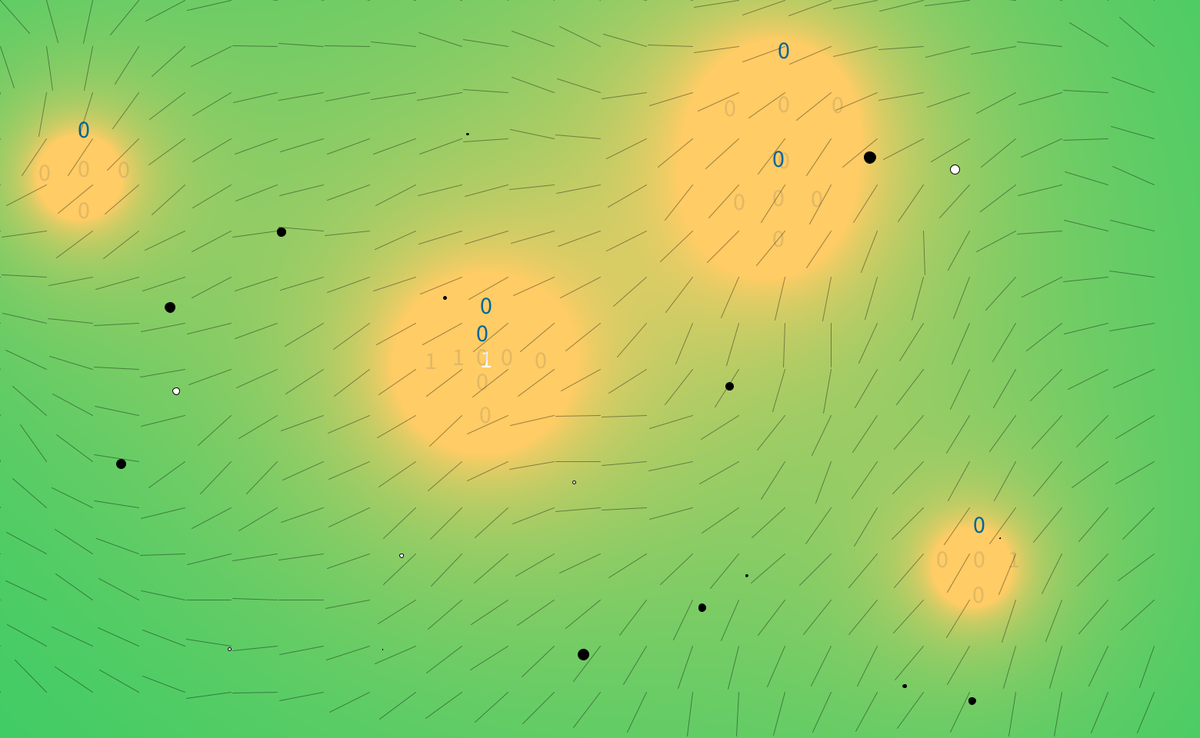
Frame 1 (no input)
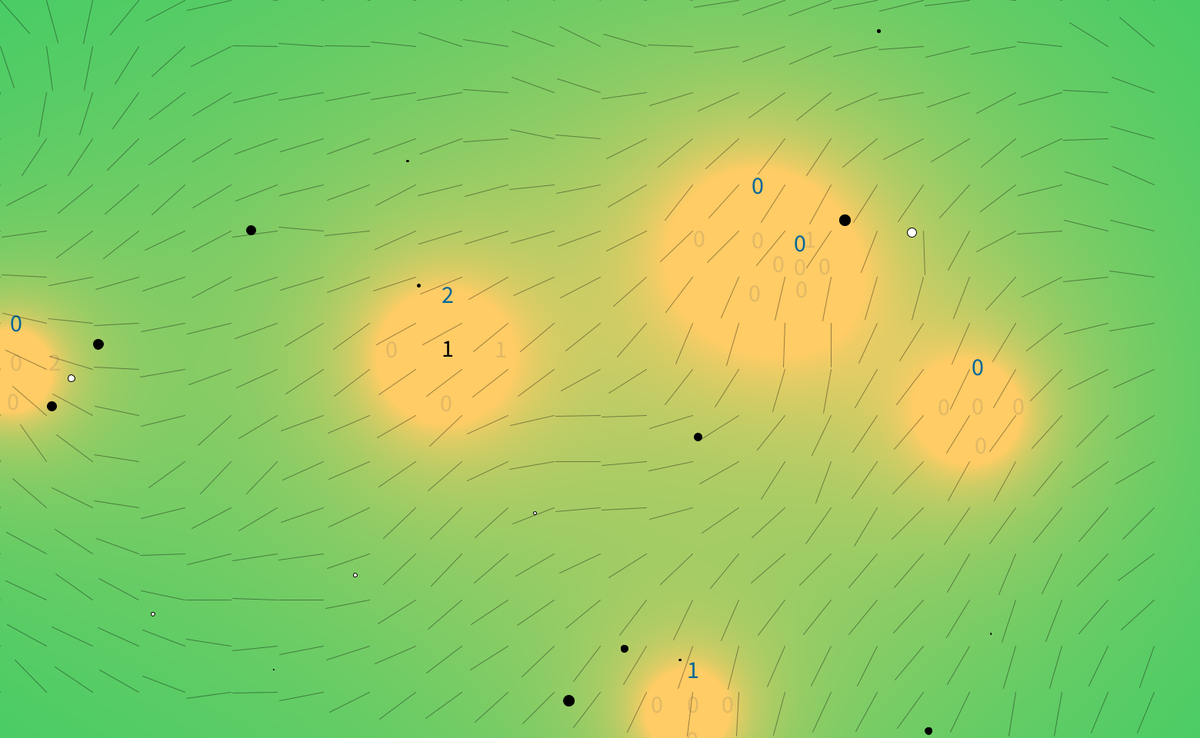
Frame 60 (the mouse pressed at the canvas centre just before this capture)
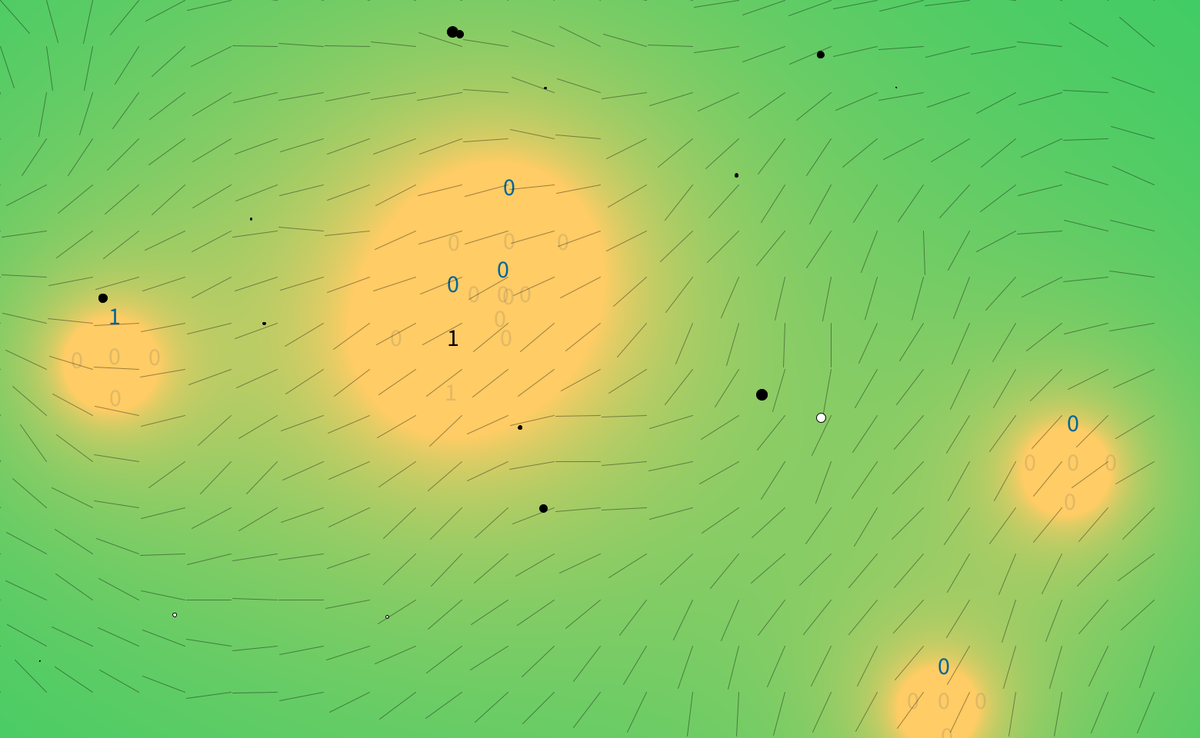
Frame 120 (the mouse held since frame 60 and released just before this capture)

The Processing sketch that drew these frames (run headless with seeded random() and noise(); from frame 60 on, the mouse is pressed at the canvas centre):

// Processing sketch: sketch_4_25_2_functional_RadarVersion
// ── sketch_4_25_2_functional_RadarVersion.pde
World world;
ArrayList<SpeciesA> attractors;

SettlementGroup[] settlementGroups = new SettlementGroup[6];

int skip;//smartGrid


//int lowestRadarScoreIndex;

//The force between the existing location of the settlement and the location of one lowestScoreRadar
PVector acceleration;


void setup() {
  size(1560, 960);
  world = new World(20, 20, 0.01, 0.3);
  attractors = world.speciesAs;
  smooth();
  for (int i = 0; i < settlementGroups.length; i++) {
    settlementGroups[i] = new SettlementGroup(random(width), random(height));
  }
  acceleration = new PVector(0,0);
}

void draw() {
  background(51);
  

  loadPixels();
  for (int x = 0; x < width; x++) {
    for (int y = 0; y < height; y++) {
      int index = x + y * width;
      float sum = 0;
      for (SettlementGroup s : settlementGroups) {
        float d = dist(x, y, s.pos.x, s.pos.y);
        sum += 10 * s.r / d;
      }
      
      pixels[index] = color(sum, 204, 101);
    }
  }

  updatePixels();
  
 
  
  
  
  //calculateOverlap();
  //this is a array of the counter of passing animals for each settlement
  int[] counter = new int[settlementGroups.length];
  //for (SettlementGroup s : settlementGroups) {
    //s.update();
    //b.show();
    
  for (int i = 0; i < settlementGroups.length; i++) {
    
      
      //settlementGroups[i].applyForce(f);
    counter[i] = 0;
      //calculate the wildlife number passing through the settlement
    for (int j = 0; j < attractors.size(); j++) {
      
      float dd = dist(attractors.get(j).position.x, attractors.get(j).position.y, settlementGroups[i].pos.x, settlementGroups[i].pos.y);
      if (dd < settlementGroups[i].r/20) {
        counter[i]++;
      }
    }
    textSize(32);
    text(counter[i], settlementGroups[i].pos.x, settlementGroups[i].pos.y); 
    fill(0, 102, 153);


      int centerScore = counter[i];
      //println(lowestScore);
      //float xLowest = settlementGroups[i].pos.x;
      //float yLowest = settlementGroups[i].pos.y;
      //PVector lowestScorePosition = new PVector(xLowest, yLowest);
      //float xLowestRadar = 0;  //just for initialization // it's okay that it's just = 0
      //float yLowestRadar = 0;
      //PVector lowestScoreRadarPosition = new PVector(xLowestRadar, yLowestRadar);
      //lowestRadarScore = attractors.size();
      
      //calculate the wildlife number passing through the peripheral sensors
      

      for (int j = 0; j < settlementGroups[i].radarNum; j++) {
        float xNew = 0;
        float yNew = 0;
        PVector force0 = new PVector(0,0);
        PVector force1 = new PVector(0,0);
        PVector force2 = new PVector(0,0);
        PVector force3 = new PVector(0,0);
        if (j == 0) {
                      xNew = settlementGroups[i].pos.x; 
                      yNew = settlementGroups[i].pos.y - settlementGroups[i].r/20;
                      //force0 = new PVector(xNew - settlementGroups[i].pos.x, yNew - settlementGroups[i].pos.y);
                      force0 = new PVector(settlementGroups[i].pos.x - xNew, settlementGroups[i].pos.y - yNew);
                      force0.setMag(abs(counter[i] - settlementGroups[i].radarCounter[j]));
                      //println(force0);
                    }
        if (j == 1) {
                      xNew = settlementGroups[i].pos.x + settlementGroups[i].r/20; 
                      yNew = settlementGroups[i].pos.y;
                      //force1 = new PVector(xNew - settlementGroups[i].pos.x, yNew - settlementGroups[i].pos.y);
                      force1 = new PVector(settlementGroups[i].pos.x - xNew, settlementGroups[i].pos.y - yNew);
                      force1.setMag(abs(counter[i] - settlementGroups[i].radarCounter[j]));
                      println(force1);
                    }
        if (j == 2) {
                      xNew = settlementGroups[i].pos.x; 
                      yNew = settlementGroups[i].pos.y + settlementGroups[i].r/20;
                      //force2 = new PVector(xNew - settlementGroups[i].pos.x, yNew - settlementGroups[i].pos.y);
                      force2 = new PVector(settlementGroups[i].pos.x - xNew, settlementGroups[i].pos.y - yNew);
                      force2.setMag(abs(counter[i] - settlementGroups[i].radarCounter[j]));
                      //println(force2);
                    }
        if (j == 3) {
                      xNew = settlementGroups[i].pos.x - settlementGroups[i].r/20; 
                      yNew = settlementGroups[i].pos.y;
                      //force3 = new PVector(xNew - settlementGroups[i].pos.x, yNew - settlementGroups[i].pos.y);
                      force3 = new PVector(settlementGroups[i].pos.x - xNew, settlementGroups[i].pos.y - yNew);
                      force3.setMag(abs(counter[i] - settlementGroups[i].radarCounter[j]));
                      //println(force3);
                    }
                    
        textSize(32);
        text(settlementGroups[i].radarCounter[j], xNew, yNew); 
        fill(0, 102, 153);
        
        acceleration = force0.add(force2).add(force1).add(force3);
        settlementGroups[i].applyForce(acceleration);
        settlementGroups[i].update();
        //acceleration = force0.add(force1).add(force2).add(force3);
        //println(acceleration);
        
        /*
      
        if(settlementGroups[i].radarCounter[j] < lowestRadarScore) {
          lowestRadarScore = settlementGroups[i].radarCounter[j];
          lowestRadarScoreIndex = j;
          
          xLowestRadar = xNew;
          yLowestRadar = yNew;
          //if (j == 0) {xLowestRadar = settlementGroups[i].pos.x; yLowestRadar = settlementGroups[i].pos.y - settlementGroups[i].r/20;}
          //if (j == 1) {xLowestRadar = settlementGroups[i].pos.x + settlementGroups[i].r/20; yLowestRadar = settlementGroups[i].pos.y;}
          //if (j == 2) {xLowestRadar = settlementGroups[i].pos.x; yLowestRadar = settlementGroups[i].pos.y + settlementGroups[i].r/20;}
          //if (j == 3) {xLowestRadar = settlementGroups[i].pos.x - settlementGroups[i].r/20; yLowestRadar = settlementGroups[i].pos.y;}
           
          //println(lowestRadarScoreIndex);
        } 
        */
      }

      /*
      //calculate the acceleration by using the lowestRadarScore
      if(settlementGroups[i].lowestRadarScore < centerScore) {
        acceleration = settlementGroups[i].lowestScoreRadarPosition.sub(settlementGroups[i].pos);
        acceleration = acceleration.mult(20);
        //acceleration = settlementGroups[i].pos.sub(lowestScoreRadarPosition);
        //println(acceleration.x, "  ", acceleration.y);
      } 
      */

/*      
      else {
        acceleration = settlementGroups[i].pos.sub(settlementGroups[i].pos);
      }
*/      
      //calculate the acceleration between the settlement center and the sensors with lowest score.
      
      //println(acceleration.x, "  ", acceleration.y);
      //println(acceleration.y);
      
    //println(lowestRadarScore);
    }
    

  
  world.run();
  //world.reproduction();
  //repulsion();
  world.magFieldDisplay();  
}

void calculateOverlap() {
  int[] counter = new int[settlementGroups.length];
  for (int j = 0; j < settlementGroups.length; j++) {
    counter[j] = 0;
    
    for (int i = 0; i < attractors.size(); i++) {
      
      float dd = dist(attractors.get(i).position.x, attractors.get(i).position.y, settlementGroups[j].pos.x, settlementGroups[j].pos.y);
      if (dd < settlementGroups[j].r/20) {
        counter[j]++;
      }
    }
    textSize(32);
    text(counter[j], settlementGroups[j].pos.x, settlementGroups[j].pos.y); 
    fill(0, 102, 153);
    
    int lowestScore = counter[j];
    //println(lowestScore);
    float xLowest = settlementGroups[j].pos.x;
    float yLowest = settlementGroups[j].pos.y;
    PVector lowestScorePosition = new PVector(xLowest, yLowest);
    //println(lowestRadarScore);
    //println(settlementGroups[j].lowestRadarScore);
    /*
    if(lowestScore > settlementGroups[j].lowestRadarScore) {
      lowestScore = settlementGroups[j].lowestRadarScore;
      if (settlementGroups[j].lowestRadarScoreIndex == 0) {xLowest = settlementGroups[j].pos.x; yLowest = settlementGroups[j].pos.y - settlementGroups[j].r/20;}
      if (settlementGroups[j].lowestRadarScoreIndex == 1) {xLowest = settlementGroups[j].pos.x+settlementGroups[j].r/20; yLowest = settlementGroups[j].pos.y;}
      if (settlementGroups[j].lowestRadarScoreIndex == 2) {xLowest = settlementGroups[j].pos.x; yLowest = settlementGroups[j].pos.y + settlementGroups[j].r/20;}
      if (settlementGroups[j].lowestRadarScoreIndex == 3) {xLowest = settlementGroups[j].pos.x - settlementGroups[j].r/20; yLowest = settlementGroups[j].pos.y;}
    }
    PVector acceleration = settlementGroups[j].pos.sub(lowestScorePosition);
    */
  }
  //println("counter[0]",counter[0], "  ", "counter[1]",counter[1], "  ", "counter[2]",counter[2], "  ", "counter[3]",counter[3], "  ", "counter[4]",counter[4], "  ","counter[5]",counter[5]);
}

void keyPressed() {
  world.invisibleField();
  world.newField();
}

void mousePressed() {
  world.born(mouseX, mouseY);
}

void mouseDragged() {
  world.born(mouseX, mouseY);
}

void counterLabel(){
}

/*
void calculateSettlementPosition() {
  loadPixels();
  for (int x = 0; x < width; x++) {
    for (int y = 0; y < height; y++) {
      int index = x + y * width;
      float sum = 0;
      for (Blob b : blobs) {
        float d = dist(x, y, b.pos.x, b.pos.y);
        sum += 10 * b.r / d;
      }
      pixels[index] = color(sum, 204, 101);
    }
  }

  updatePixels();
}



void repulsion() {
  for (int i = 0; i < attractors.size(); i++) {
    stroke(0, 255, 0);
    point(attractors.get(i).position.x, attractors.get(i).position.y);
  }
  for (int i = 0; i < blobs.length; i++) {
    Blob blob = blobs[i]; //if the population increase, the bolb(settlement)should be arraylist rather than array
    for (int j = 0; j < attractors.size(); j++) {
      blob.replusion(attractors.get(j).position);
    }
    blob.update();
    //blob.show();
  }
}

*/

// ── DNA_Settle.pde
class DNA_S {
  float[] genes;
  float fitness;
  
  //Constructor-makes a random DNA
  DNA_S() {
    //DNA determines that size and speed of this species
    //DNA is random floating point values between 0 and 1
    genes = new float[3];
    for (int i = 0; i < genes.length; i++) {
      genes[i] = random(0,1);
    }
  }
  
  DNA_S(float[] newgenes) {
    genes = newgenes;
  }
  
 

  
  DNA_S crossover(DNA_S partner) {
    float[] child = new float[genes.length];
    // Pick a midpoint
    int crossover = int(random(genes.length));
    // Take "half" from one and "half" from the other
    for (int i = 0; i < genes.length; i++) {
      if (i > crossover) child[i] = genes[i];
      else               child[i] = partner.genes[i];
    }    
    DNA_S newgenes = new DNA_S(child);
    return newgenes;
  }
  
  void mutate(float m) {
    for (int i = 0; i < genes.length; i++) {
      if (random(1) < m) {
        genes[i] = random(0,1);
      }
    }
  }
}

// ── DNA_Species_1.pde
class DNA_A {
  
  //the genetic sequence
  //this animal has 5 genes: size, velocity, age, gengern, erengy
  float[] genes;
  
  //Constructor-makes a random DNA
  DNA_A() {
    //DNA determines that size and speed of this species
    //DNA is random floating point values between 0 and 1
    genes = new float[4];
    for (int i = 0; i < genes.length; i++) {
      genes[i] = random(0,1);
      /*genes[0] = random(0,1);  // genes for maxSize
      genes[1] = random(0,1);  // genes for speed
      genes[2] = random(5,6);  // genes for age
      genes[3] = (int) random(2);  //genes for gender
      */
     
    }
  }
  
  DNA_A(float[] newgenes) {
    genes = newgenes;
  }
  
  DNA_A crossover(DNA_A partner) {
    // A new child
    DNA_A child = new DNA_A();
    int dividePoint = int(random(genes.length)); // pick a midpoint from the gene chain
    
    //Half from one parent, half from the other parent
    for (int i = 0; i < genes.length; i++) {
      if (i > dividePoint) {child.genes[i] = genes[i];}
      else {child.genes[i] = partner.genes[i];}
    }
    return child;
  }
  
  /* This is for asexual reproduction
    //this 
    DNA copy() {
    float[] newgenes = new float[genes.length];
    for (int i = 0; i < newgenes.length; i++) {
      newgenes[i] = genes [i];
    }
    return new DNA(newgenes);
  }*/
  
  //based on a mutation probability, picks a new random spot in gene array
  void mutate(float mutationRate) {
    for (int i = 0; i < genes.length; i++) {
      if (random(1) < mutationRate) {
        genes[0] = random(0,1);  // genes for size
        genes[1] = random(0,1);  // genes for speed
        genes[2] = random(5,6);  // genes for age
        genes[3] = int(random(2));  //genes for gender
      }
    }
  }
}

// ── FlowField.pde
class FlowField {

  // A flow field is a two dimensional array of PVectors
  PVector[][] field;
  int cols, rows; // Columns and Rows
  int resolution; // How large is each "cell" of the flow field

  FlowField(int r) {
    resolution = r;
    // Determine the number of columns and rows based on sketch's width and height
    cols = width/resolution;
    rows = height/resolution;
    field = new PVector[cols][rows];
    init();
  }

  void init() {
    // Reseed noise so we get a new flow field every time
    noiseSeed((int)random(10000));
    float xoff = 0;
    for (int i = 0; i < cols; i++) {
      float yoff = 0;
      for (int j = 0; j < rows; j++) {
        float theta = map(noise(xoff,yoff),0,1,0,TWO_PI);
        // Polar to cartesian coordinate transformation to get x and y components of the vector
        field[i][j] = new PVector(cos(theta),sin(theta));
        yoff += 0.1;
      }
      xoff += 0.1;
    }
  }

  // Draw every vector
  void display() {
    for (int i = 0; i < cols; i++) {
      for (int j = 0; j < rows; j++) {
        drawVector(field[i][j],i*resolution,j*resolution,resolution-2);
      }
    }

  }

  // Renders a vector object 'v' as an arrow and a position 'x,y'
  void drawVector(PVector v, float x, float y, float scayl) {
    pushMatrix();
    float arrowsize = 4;
    // Translate to position to render vector
    translate(x,y);
    stroke(0,100);
    // Call vector heading function to get direction (note that pointing to the right is a heading of 0) and rotate
    rotate(v.heading2D());
    // Calculate length of vector & scale it to be bigger or smaller if necessary
    float len = v.mag()*scayl;
    // Draw three lines to make an arrow (draw pointing up since we've rotate to the proper direction)
    line(0,0,len,0);
    //line(len,0,len-arrowsize,+arrowsize/2);
    //line(len,0,len-arrowsize,-arrowsize/2);
    popMatrix();
  }

  PVector lookup(PVector lookup) {
    int column = int(constrain(lookup.x/resolution,0,cols-1));
    int row = int(constrain(lookup.y/resolution,0,rows-1));
    return field[column][row].get();
  }


}

// ── PopulationSettle.pde
//This class is the population of each settlementGroup

class Population {
  float mutationRate;           // Mutation rate
  ArrayList<Settlement> matingPool;    // ArrayList which we will use for our "mating pool"
  int generations;              // Number of generations
  boolean finished;             // Are we finished evolving?
  int perfectCounter;
  ArrayList<Settlement> settlements;
  float scope = 30;
  float rScope = 20;
  
  Population(float m, int num) {
    mutationRate = m;
    for (int i = 0; i < 6; i++) {
      for (int j = 0; j < num; j++) {
        DNA_S dna_S = new DNA_S();
        settlements.add(new Settlement(3, scope, rScope, dna_S));
      }
    }
    
    calcFitness();
    matingPool = new ArrayList<Settlement>();
    finished = false;
    generations = 0;
    
    perfectCounter = 0;
  }
  
  void calcFitness(){
    for (int i = 0; i < settlements.size(); i++) {
      settlements.get(i).fitness();
    }
  }
  
  void generateMatingPool(){
    matingPool.clear();
    float maxFitness = 0;
    for (int i = 0; i < settlements.size(); i++){
      if (settlements.get(i).fitness > maxFitness) {
        maxFitness = settlements.get(i).fitness;
      }
    }
    // Based on fitness, each member will get added to the mating pool a certain number of times
    // a higher fitness = more entries to mating pool = more likely to be picked as a parent
    // a lower fitness = fewer entries to mating pool = less likely to be picked as a parent
    for (int i = 0; i < settlements.size(); i++) {
      
      float fitness = map(settlements.get(i).fitness,0,maxFitness,0,1);
      int n = int(fitness * 100);  // Arbitrary multiplier, we can also use monte carlo method
      for (int j = 0; j < n; j++) {              // and pick two random numbers
        matingPool.add(settlements.get(i));
      }
    }
  }
  
  // Create a new generation
  void generate() {
    // Refill the population with children from the mating pool
    for (int i = 0; i < settlements.size(); i++) {
      int a = int(random(matingPool.size()));
      int b = int(random(matingPool.size()));
      DNA_S partnerA = matingPool.get(a).dna_S;
      DNA_S partnerB = matingPool.get(b).dna_S;
      DNA_S child = partnerA.crossover(partnerB);
      child.mutate(mutationRate);
      settlements.get(i).dna_S = child;
    }
    generations++;
  }
  
  // Compute the current "most fit" member of the population
  Settlement getBest() {
    float worldrecord = 0.0;
    int index = 0;
    for (int i = 0; i < settlements.size(); i++) {
      if (settlements.get(i).fitness > worldrecord) {
        index = i;
        worldrecord = settlements.get(i).fitness;
      }
    }
    
    if (worldrecord == perfectCounter) finished = true;
    return settlements.get(index);
  }

  boolean finished() {
    return finished;
  }

  int getGenerations() {
    return generations;
  }
}

// ── Settlement.pde
class Settlement{
  PVector pos;
  PVector prev;
  float r;
  PVector vel;
  PVector acc;
  
  float xCore;
  float yCore;
  float rCore;
  float scope;
  float rScope;
  
  int counter;
  float fitness;
  
  DNA_S dna_S;

  Settlement(int i, float scope, float rScope, DNA_S dna_s) {
    xCore = settlementGroups[i].pos.x;
    yCore = settlementGroups[i].pos.y;
    rCore = settlementGroups[i].r;
    
    dna_S = dna_s;
    pos.x = map(dna_S.genes[0], 0, 1, xCore-scope, xCore+scope);
    pos.y = map(dna_S.genes[1], 0, 1, yCore-scope, yCore-scope);
    r = map(dna_S.genes[2], 0, 1, rCore-rScope, rCore+rScope);
    pos = new PVector(pos.x, pos.y);
    //prev = new PVector(x, y);
    vel = settlementGroups[i].vel;
    //vel.mult(random(2, 5));   
    //acc = new PVector();  
    fitness = fitness();
  }

   float fitness(){

      counter = 0;
    
      for (int i = 0; i < attractors.size(); i++) {
      
        float dd = dist(attractors.get(i).position.x, attractors.get(i).position.y, pos.x, pos.y);
        if (dd < r/10) {
          counter++;
        }
      }
      fitness = 1 - (float)counter / (float)attractors.size();
      //textSize(32);
      //text(counter, pos.x, pos.y); 
      //fill(0, 102, 153);
      return fitness;
   }
}

// ── Species_1_Predator.pde
class SpeciesA {
  PVector position;
  PVector velocity;
  PVector acceleration;
  DNA_A dna_A;
  
  float energy;
  //float lifespan;
  float xoff;
  float yoff;
  
  // DNA will determine size, maxspeed, age, and genger
  float r;
  float maxSpeed;
  float maxAge;
  float birthday;
  float currentTime;
  float currentAge;
  float gender; //0.0 or 1.0
  
  float maxForce;
  
  
  

  //create a wildlife species
  SpeciesA(PVector l, DNA_A dna_a) {
    //acceleration = new PVector(random(-0.05, 0.05), random (-0.05, 0.05));
    //velocity = new PVector(random(-1, 1), random(-2, 2));
    position = l.copy();
    velocity = new PVector(random(-1,1),random(-1,1));
    acceleration = new PVector(0,0);
    maxForce = 0.05;
    energy = 255.0;
    xoff = random(1000);
    yoff = random(1000);
    dna_A = dna_a;
    r = map(dna_A.genes[0], 0, 1, 0, 15);
    maxSpeed = map(dna_A.genes[1], 0, 1, 3, 15);
    gender = map(dna_A.genes[3], 0, 1, 0, 2);
    maxAge = map(dna_A.genes[2], 0, 1, 60000, 72000);
    birthday = millis();
  }
  
  void run() {
    update();
    display();
    wrapper();
  }
  
  void flockRun(ArrayList<SpeciesA> speciesAs) {
    flock(speciesAs);
    update();
    display();
    wrapper();
  }
  
  void applyForce(PVector force) {
    // We could add mass here if we want A = F / M
    acceleration.add(force);
  }
  
  void follow(FlowField flow) {
    // What is the vector at that spot in the flow field?
    PVector desired = flow.lookup(position);
    // Scale it up by maxspeed
    desired.mult(maxSpeed);
    // Steering is desired minus velocity
    PVector steer = PVector.sub(desired, velocity);
    steer.limit(maxForce);  // Limit to maximum steering force
    applyForce(steer);
  }
  
  void eat(SpeciesB b) {
    ArrayList<PVector> speciesBs = b.getSpeciesB();
    //Are the wildlife touching any food objects?
    for (int i = speciesBs.size() - 1; i >= 0; i--) {
      PVector speciesB_Postion = speciesBs.get(i);
      float d = PVector.dist(position, speciesB_Postion);
      if (d < r/2) {
        energy += 50;
        speciesBs.remove(i);
      }
    }
  }
  
  //create a new generation
  
  
  void aging() {
    currentTime = millis();
    currentAge = currentTime - birthday;
  }
  

  
  /*
  //perlin noise movement
  void update() {
    //simple movement based on perlin noise
    float vx = map(noise(xoff),0,1,-maxSpeed,maxSpeed);
    float vy = map(noise(yoff),0,1,-maxSpeed,maxSpeed);
    PVector velocity = new PVector(vx, vy);
    xoff += 0.01;
    yoff += 0.01;
    
    position.add(velocity);
    //velocity.add(acceleration);
    //position.add(velocity);
    
    //0.2 is daily energy consumption
    energy -= 0.2;
  }
  */
  
  // Method to update position
  void update() {
    // Update velocity
    velocity.add(acceleration);
    // Limit speed
    velocity.limit(maxSpeed);
    position.add(velocity);
    // Reset accelertion to 0 each cycle
    acceleration.mult(0);
    //0.2 is the energy consumption for each frame
    //energy -= 0.2;
  }
  
  void wrapper() {
    if (position.x < -30*r)  position.x = width+r;
    if (position.y < -r)  position.y = height + r;
    if (position.x > width + r)  position.x = -r;
    if (position.y > height + r) position.y = -r;
  }

  
  /*
  void wrapper() {
    if (position.x < -width/2)  position.x = width+width/2;
    if (position.y < -height/2)  position.y = height + height/2;
    if (position.x > width + width/2)  position.x = -width/2;
    if (position.y > height + height/2) position.y = -height/2;
  }
  */
  void display() {
    ellipseMode(CENTER);
    stroke(0, energy);
    if(gender < 0.5) {
      fill(255, energy);
    } else {
      fill(0, energy);
    }
    
    ellipse(position.x, position.y, r, r);
  }
  
  boolean isDead() {
    if (energy < 0.0) {
      return true; //die of hunger
    } else if (currentAge >= maxAge){
      return true; //die of aging
    } else {
      return false;
    }
  }
  

  // We accumulate a new acceleration each time based on three rules
  void flock(ArrayList<SpeciesA> speciesAs) {
    PVector sep = separate(speciesAs);   // Separation
    PVector ali = align(speciesAs);      // Alignment
    PVector coh = cohesion(speciesAs);   // Cohesion
    // Arbitrarily weight these forces
    sep.mult(1.5);
    ali.mult(1.0);
    coh.mult(1.0);
    // Add the force vectors to acceleration
    applyForce(sep);
    applyForce(ali);
    applyForce(coh);
  }

  

  // A method that calculates and applies a steering force towards a target
  // STEER = DESIRED MINUS VELOCITY
  PVector seek(PVector target) {
    PVector desired = PVector.sub(target,position);  // A vector pointing from the position to the target
    // Normalize desired and scale to maximum speed
    desired.normalize();
    desired.mult(maxSpeed);
    // Steering = Desired minus Velocity
    PVector steer = PVector.sub(desired,velocity);
    steer.limit(maxForce);  // Limit to maximum steering force
    return steer;
  }
  
  // Separation
  // Method checks for nearby boids and steers away
  PVector separate (ArrayList<SpeciesA> speciesAs) {
    float desiredseparation = 25.0f;
    PVector steer = new PVector(0,0,0);
    int count = 0;
    // For every boid in the system, check if it's too close
    for (SpeciesA other : speciesAs) {
      float d = PVector.dist(position,other.position);
      // If the distance is greater than 0 and less than an arbitrary amount (0 when you are yourself)
      if ((d > 0) && (d < desiredseparation)) {
        // Calculate vector pointing away from neighbor
        PVector diff = PVector.sub(position,other.position);
        diff.normalize();
        diff.div(d);        // Weight by distance
        steer.add(diff);
        count++;            // Keep track of how many
      }
    }
    // Average -- divide by how many
    if (count > 0) {
      steer.div((float)count);
    }

    // As long as the vector is greater than 0
    if (steer.mag() > 0) {
      // Implement Reynolds: Steering = Desired - Velocity
      steer.normalize();
      steer.mult(maxSpeed);
      steer.sub(velocity);
      steer.limit(maxForce);
    }
    return steer;
  }

  // Alignment
  // For every nearby boid in the system, calculate the average velocity
  PVector align (ArrayList<SpeciesA> speciesAs) {
    float neighbordist = 50;
    PVector sum = new PVector(0,0);
    int count = 0;
    for (SpeciesA other : speciesAs) {
      float d = PVector.dist(position,other.position);
      if ((d > 0) && (d < neighbordist)) {
        sum.add(other.velocity);
        count++;
      }
    }
    if (count > 0) {
      sum.div((float)count);
      sum.normalize();
      sum.mult(maxSpeed);
      PVector steer = PVector.sub(sum,velocity);
      steer.limit(maxForce);
      return steer;
    } else {
      return new PVector(0,0);
    }
  }

  // Cohesion
  // For the average position (i.e. center) of all nearby boids, calculate steering vector towards that position
  PVector cohesion (ArrayList<SpeciesA> speciesAs) {
    float neighbordist = 50;
    PVector sum = new PVector(0,0);   // Start with empty vector to accumulate all positions
    int count = 0;
    for (SpeciesA other : speciesAs) {
      float d = PVector.dist(position,other.position);
      if ((d > 0) && (d < neighbordist)) {
        sum.add(other.position); // Add position
        count++;
      }
    }
    if (count > 0) {
      sum.div(count);
      return seek(sum);  // Steer towards the position
    } else {
      return new PVector(0,0);
    }
  }
  
  
}

// ── Species_B_Prey_Food.pde
class SpeciesB {
  
  ArrayList<PVector> speciesBs;
  
  SpeciesB(int num) {
    speciesBs = new ArrayList();
    for (int i = 0; i < num; i++) {
      speciesBs.add(new PVector(random(width),random(height)));
    }
  }
  
  //add some food at a position
  void add(PVector l) {
    speciesBs.add(l.copy());
  }
  
  //Display the food
  void run() {
    for (PVector b:speciesBs) {
      rectMode(CENTER);
      stroke(0);
      fill(175);
      rect(b.x, b.y, 8, 8);
    }
    
    //There's a small chance food will appear randomly
    if (random(1) < 0.01) {
      speciesBs.add(new PVector(random(width), random(height)));
    }
    
  }
  
  //return the list of food
  ArrayList getSpeciesB() {
    return speciesBs;
  }
}

// ── UrbanLand.pde
/*class Urban{

  Urban() {

    //int columns = (int)width/w;
    //int rows = (int)height/w;
    //columns = width/w;
    //rows = height/w;

    initStartPoint();
  }
  
  void initStartPoint() {
    int randomStartUrbanIndexX = int(random(columns));
    int randomStartUrbanIndexY = int(random(rows));
    board[randomStartUrbanIndexX][randomStartUrbanIndexY] = 1;
  }
  
  void generate() {
    
    int[][] next = new int[columns][rows];
    
    for (int x = 1; x < columns - 1; x++) {
      for (int y = 1; y < rows - 1; y++) {
        if (board[x][y] == 1) {
          board[x-1+int(random(3))][y-1+int(random(3))] = 1;
        }
        next[x][y] = board[x][y];
      }
    }
    //mousePressed();
   }
   
  
   
   //human intervention
   /*void mousePressed() {
        int Xcor = (int) mouseX/w;
        int Ycor = (int) mouseY/w;
        fill (255, 153, 255);
        rect(Xcor*w, Ycor*w, w, w);
        
}
  
  void display() {
      for (int i = 0; i < columns;i++) {
        for (int j = 0; j < rows; j++) {
          
          if (board[i][j] == 1) {
            fill(#ffe6ff);
            rect(i*w, j*w, w, w);
          }
        }
      }
  }

}
*/

// ── WORLD.pde
import java.util.ArrayList;

class World {
  
  float mutationRateA;
  float birthRateA;
  int initialSpeciesAsNum;
  int initialSpeciesBsNum;
  ArrayList<SpeciesA> speciesAs;
  
  SpeciesB speciesBs;
  
  DNA_A selfGene;
  DNA_A potentialPartnerGene;
  DNA_A childGene;
  PVector selfPosition;
  
  // Using this variable to decide whether to draw all the stuff
  boolean debug = true;

  // Flowfield object
  FlowField flowfield;
  
  
  World(int numA, int numB, float m, float b) {
    mutationRateA = m;
    birthRateA = b;
    initialSpeciesAsNum = numA;
    initialSpeciesBsNum = numB;
    speciesBs = new SpeciesB(numB);
    speciesAs = new ArrayList<SpeciesA>();
     
    for (int i = 0; i < numA; i++) {
      PVector l = new PVector(random(width),random(height));
      DNA_A dna_A = new DNA_A();
      speciesAs.add(new SpeciesA(l, dna_A));
    }
    
    flowfield = new FlowField(60);
    
  }
  
  // Make a new speciesA, probably by human intervention
  void born(float x, float y) {
    PVector l = new PVector(x, y);
    DNA_A dna_A = new DNA_A();
    speciesAs.add(new SpeciesA(l, dna_A));
  }
  
  /*
  //Try to use a concise way to write this loop
  SpeciesA reproduction(ArrayList<SpeciesA> speciesAs) {
    for (SpeciesA other : speciesAs) {
      
        float d = PVector.dist(speciesA.position, other.position);
        
        if (d < r && d != 0 && random(1) < birthRateA) {
          
          childGene.mutate(mutationRateA);
          
          if ((gender > 1 && other.gender <= 1) || (gender < 1 && other.gender >= 1)) {
            
            childGene = dna_A.crossover(other.dna_A);
            childGene.mutate(mutationRateA); 
            return new SpeciesA(selfPosition, childGene);
          } else {return null;}
        }
      }
          return null;
    }
  */

  SpeciesA reproduction() {
    for (int i = speciesAs.size() - 1; i >= 0; i--) {
      SpeciesA self = speciesAs.get(i);
      selfPosition = self.position;
      for (int j = speciesAs.size() - 1; j >= 0; j--) {
        SpeciesA potentialPartner = speciesAs.get(j);
        PVector potentialPartnerPosition = potentialPartner.position;
        float d = PVector.dist(selfPosition, potentialPartnerPosition);
        selfGene = self.dna_A;
        potentialPartnerGene = potentialPartner.dna_A;
        if (d < 2* self.r && d != 0 /*&& random(1) < birthRateA*/) {
          childGene = selfGene.crossover(potentialPartnerGene);
          childGene.mutate(mutationRateA);
          //(self.gender >= 0.5 && potentialPartner.gender < 0.5))
          //random(1) < birthRateA
          if ((self.gender > 1 && potentialPartner.gender <= 1) || (self.gender < 1 && potentialPartner.gender >= 1)) {
            
            childGene = selfGene.crossover(potentialPartnerGene);
            childGene.mutate(mutationRateA); 
            return new SpeciesA(selfPosition, childGene);
          } else {return null;}
        }
      }
    }
    return null;
  }
  
  void run() {
    //speciesBs.run();
    for (int i = speciesAs.size()-1; i >- 0; i--) {
      SpeciesA a = speciesAs.get(i);
      
      
      // Tell all the vehicles to follow the flow field
      a.follow(flowfield);
      a.run();

      //a.eat(speciesBs);
      if (a.isDead()) {
        speciesAs.remove(i);
        speciesBs.add(a.position);
      }
    }
  }
  
  void magFieldDisplay() {
    if (debug) flowfield.display();
  }
  void invisibleField(){
    if (key == ' ') {
    debug = !debug;
    }
  }
  
  void newField(){
    if (key == 'n') {
    flowfield.init();
    }  
  }

}

// ── settlementGroup.pde
class SettlementGroup {
  PVector pos;
  PVector prev;
  float r;
  PVector vel;
  PVector acc;
  
  Population radar;
  int popmax = 6;
  float mutationRate = 0.01;
  
int radarNum = 4;
int[] radarCounter = new int[radarNum];

int lowestRadarScore;
int highestRadarScore;

PVector lowestScoreRadarPosition;
PVector highestScoreRadarPosition;
  

  

  SettlementGroup(float x, float y) {

    pos = new PVector(x, y);
    prev = new PVector(x, y);

    pos = new PVector(pos.x, pos.y);
    vel = new PVector(0,0);
    //vel.mult(random(2, 5));    
    acc = new PVector(0,0);
    r = random(600, 2000);
    
    //lowestRadarScoreIndex = 0;
    
  }

  void update() {
    //println(acc);
    if (acc != null) {
      vel.add(acc);
    } 
    if (acc == null){
      vel.add(PVector.random2D());
    }
    //vel.add(acc);
    println(pos.x);
    if(pos.x < width/3 && random(1) < 0.3) {
      vel.add(0.1,0);
    }
    if(pos.y < height/3) {
      vel.add(0, 1);
    }
    
    vel.limit(2);
    pos.add(vel); 
    buildRadar();

    

    if (pos.x > width || pos.x < 0) {
       vel.x *= -10;
      //vel.x = 0;
    }
    if (pos.y > height || pos.y < 0) {
      vel.y *= -10;
      //vel.y = 0;
    }
   
    if (acc != null) {
      acc.mult(0);
    } 
    //vel.mult(0);
    
    //acc.add(acceleration);
    
  }
  
  void applyForce(PVector force) {
    acc = force;
  }

  void buildRadar() {
    float xNew = 0;
    float yNew = 0;
    lowestRadarScore = attractors.size();
    highestRadarScore = 0;
    for (int i = 0; i < radarNum; i++) {
      radarCounter[i] = 0;
      pushMatrix();
      translate(pos.x, pos.y); 
      rotate(radians(90*i));
      fill(100, 50);
      //ellipse(0, r/20, r/10, r/10);
      //r/10*sin(60*i) + pos.x, r/10*cos(60*i)+pos.y
      //textSize(32);
      //text(radarCounter[i], pos.x +r/10*sin(60*i), pos.y + r/10*cos(60*i)); 
     // fill(0, 102, 153);
      
      if (i == 0) {xNew = pos.x; yNew = pos.y - r/20;}
      if (i == 1) {xNew = pos.x + r/20; yNew = pos.y;}
      if (i == 2) {xNew = pos.x; yNew = pos.y + r/20;}
      if (i == 3) {xNew = pos.x - r/20; yNew = pos.y;}
      for(int j = 0; j < attractors.size(); j++) {
        float dd = dist(attractors.get(j).position.x, attractors.get(j).position.y, xNew, yNew);
        if (dd < r/20) {
        radarCounter[i]++;
        }
      }
      if (radarCounter[i] < lowestRadarScore) {
        lowestRadarScore = radarCounter[i];
        lowestScoreRadarPosition = new PVector(xNew, yNew);
      }
      if (radarCounter[i] > highestRadarScore) {
        highestRadarScore = radarCounter[i];
        highestScoreRadarPosition = new PVector(xNew, yNew);
      }
      
      //println(lowestRadarScore);
      //println(lowestRadarScoreIndex);
      popMatrix();
      //println("radarCounter[0]",radarCounter[0], "  ", "radarCounter[1]",radarCounter[1], "  ", "radarCounter[2]",radarCounter[2], "  ", "radarCounter[3]",radarCounter[3], "  ", "radarCounter[4]",radarCounter[4], "  ", "radarCounter[5]",radarCounter[5]);
      //println(radarCounter[0], "  ", radarCounter[1], "  ", radarCounter[2], radarCounter[3], "  ",radarCounter[4], "  ",radarCounter[5]);
    }
    //return lowestRadarScore;
    //if (lowestScore < 
    
  }
  
  void show() {
    //noFill();
    fill(150);
    stroke(0);
    strokeWeight(4);
    ellipse(pos.x, pos.y, r*2, r*2);
    
    line(this.pos.x, this.pos.y, this.prev.x, this.prev.y);
    
    prev.x = pos.x;
    prev.y = pos.y;
  }
  
  void wrapper() {
    if (pos.x < 0)  {pos.x = width-r;}
    if (pos.y < 0)  pos.y = height - r;
    if (pos.x > width - r)  pos.x = r;
    if (pos.y > height - r) pos.y = r;
  }

}
